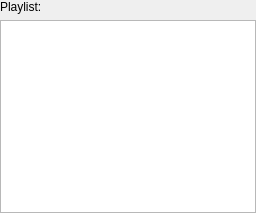
<?xml version="1.0" encoding="UTF-8"?>
<ui version="4.0">
 <class>PlaylistWidget</class>
 <widget class="QWidget" name="PlaylistWidget">
  <property name="geometry">
   <rect>
    <x>0</x>
    <y>0</y>
    <width>256</width>
    <height>213</height>
   </rect>
  </property>
  <property name="windowTitle">
   <string>Form</string>
  </property>
  <layout class="QVBoxLayout" name="layouMain">
   <property name="leftMargin">
    <number>0</number>
   </property>
   <property name="topMargin">
    <number>0</number>
   </property>
   <property name="rightMargin">
    <number>0</number>
   </property>
   <property name="bottomMargin">
    <number>0</number>
   </property>
   <item>
    <widget class="QLabel" name="labelPlaylist">
     <property name="text">
      <string>Playlist:</string>
     </property>
    </widget>
   </item>
   <item>
    <widget class="QListWidget" name="lwMain">
     <property name="contextMenuPolicy">
      <enum>Qt::CustomContextMenu</enum>
     </property>
     <property name="horizontalScrollBarPolicy">
      <enum>Qt::ScrollBarAlwaysOff</enum>
     </property>
     <property name="editTriggers">
      <set>QAbstractItemView::NoEditTriggers</set>
     </property>
     <property name="dragDropMode">
      <enum>QAbstractItemView::InternalMove</enum>
     </property>
     <property name="alternatingRowColors">
      <bool>true</bool>
     </property>
     <property name="verticalScrollMode">
      <enum>QAbstractItemView::ScrollPerPixel</enum>
     </property>
     <property name="horizontalScrollMode">
      <enum>QAbstractItemView::ScrollPerPixel</enum>
     </property>
    </widget>
   </item>
  </layout>
 </widget>
 <resources/>
 <connections/>
</ui>
